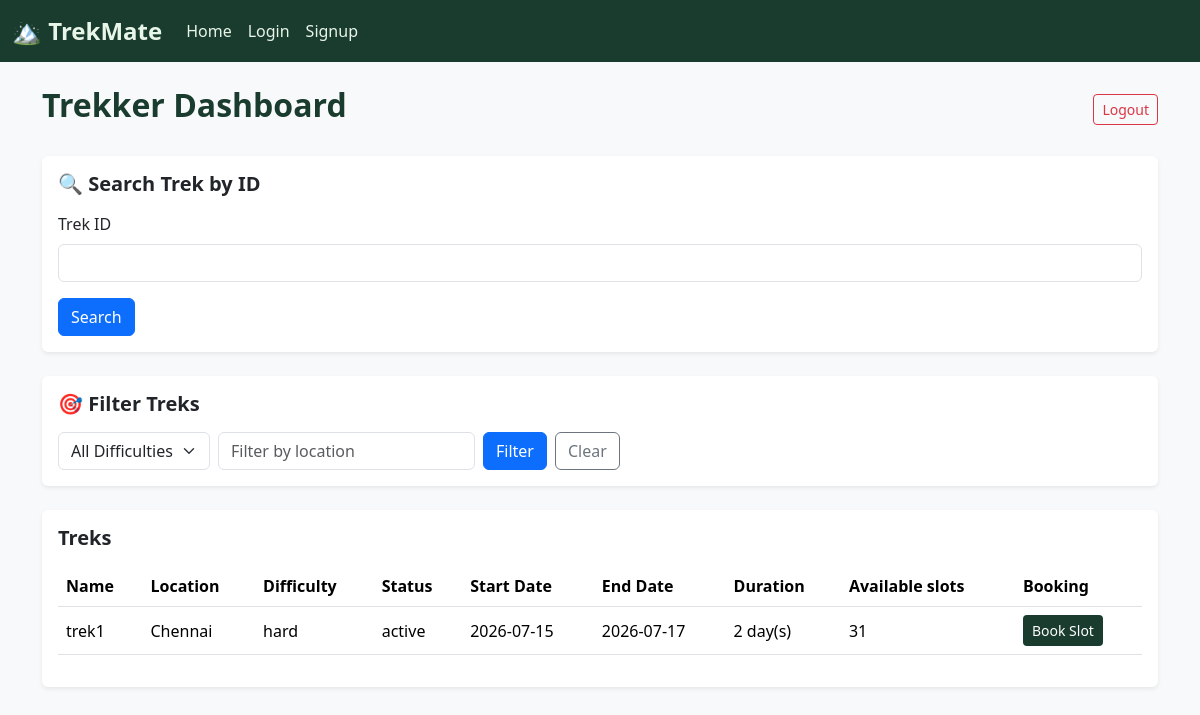
The app's page /user (signed in), older data.
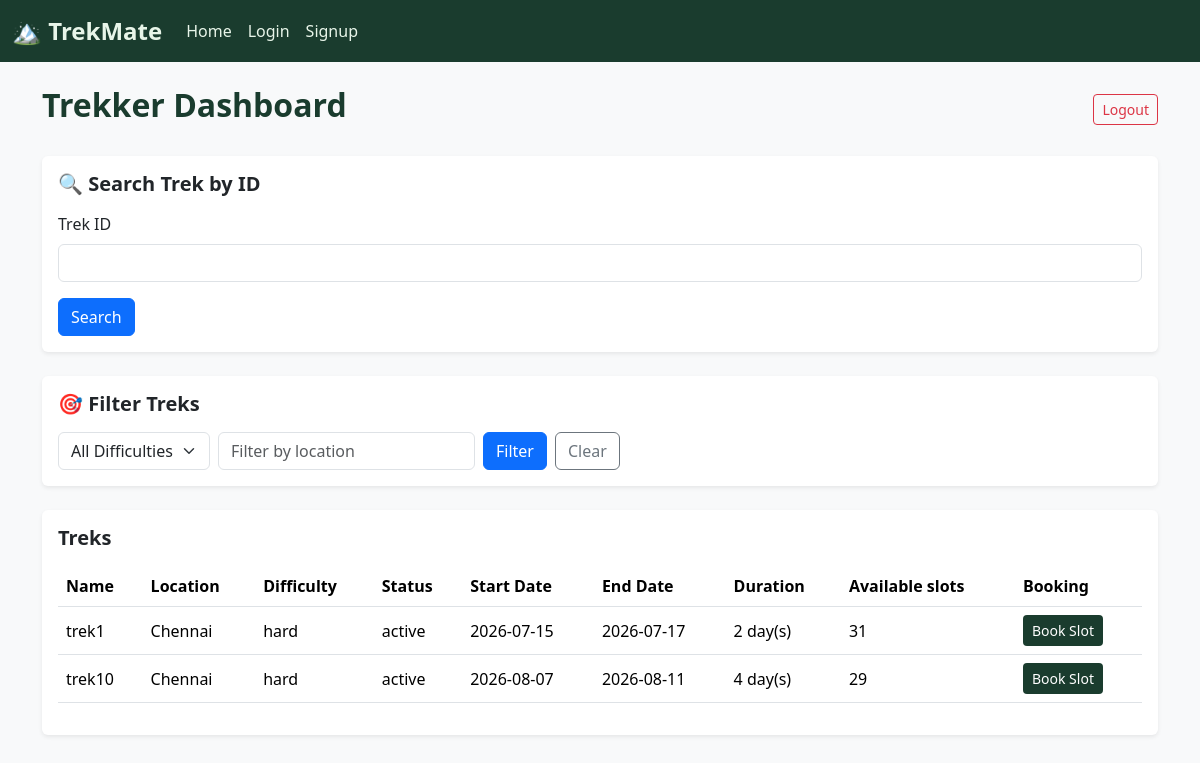
The same page, newer data.
### app.py (models this page shows, shortened)
class treks(db.Model):
    _id = db.Column("id", db.Integer, primary_key = True)
    name = db.Column("name", db.String(100), nullable = False)
    location = db.Column("location", db.String(100), nullable = False)
    difficulty = db.Column("difficulty", db.String(100))
    status = db.Column("status", db.String(100), default="open")                #active, closed, completed
    start_date = db.Column("start_date", db.Date)
    end_date = db.Column("end_date", db.Date)
    duration = db.Column("duration", db.Integer)
    total_slots = db.Column("total_slots", db.Integer)
    available_slots = db.Column("available_slots", db.Integer)
    assigned_staff_id = db.Column("assigned_staff_id", db.Integer, db.ForeignKey('staffs.id'))

### app.py (the view)
@app.route("/user")
def user_dashboard():
    if "user" in session:
        selected_difficulty = request.args.get("difficulty", "")
        selected_location = request.args.get("location", "")
        query = treks.query
        if selected_difficulty:
            query = query.filter_by(difficulty=selected_difficulty)
        if selected_location:
            query = query.filter(treks.location.ilike(f"%{selected_location}%"))
        all_treks = query.all()
        user_bookings = bookings.query.filter_by(user_id=session["user"], status="booked").all()
        booked_trek_ids = [i.trek_id for i in user_bookings]
        return render_template(
            "user.html",
            all_treks=all_treks,
            booked_trek_ids=booked_trek_ids,
            selected_difficulty=selected_difficulty,
            selected_location=selected_location
        )
    else:
        return redirect(url_for("login"))

### templates/user.html (shortened to what the changed rows need)
{% extends "base.html" %}
{% block content %}
    <div class="d-flex justify-content-between align-items-center mb-4">
        <h2 class="fw-bold" style="color:#1a3c2e;">Trekker Dashboard</h2>
    </div>
    {% if all_treks %}
        <div class="card border-0 shadow-sm mb-4 section-card">
            <div class="card-body">
                <div class="table-responsive">
                    <table class="table table-hover align-middle">
                        <tr>
                            <th>Name</th>
                            <th>Location</th>
                            <th>Difficulty</th>
                            <th>Status</th>
                            <th>Start Date</th>
                            <th>End Date</th>
                            <th>Duration</th>
                            <th>Available slots</th>
                            <th>Booking</th>
                        </tr>
                        {% for trek in all_treks %}
                            <tr>
                                <td>{{ trek.name }}</td>
                                <td>{{ trek.location }}</td>
                                <td>{{ trek.difficulty }}</td>
                                <td>{{ trek.status }}</td>
                                <td>{{ trek.start_date }}</td>
                                <td>{{ trek.end_date }}</td>
                                <td>{{ trek.duration }} day(s)</td>
                                <td>{{ trek.available_slots }}</td>
                                {% if trek._id in booked_trek_ids %}
                                    <td>
                                        <span class="badge bg-success">Booked</span>
                                        <form method="POST" action="{{ url_for('trek_cancelling', trek_id=trek._id) }}" class="d-inline">
                                            <button type="submit" class="btn btn-outline-danger btn-sm">Cancel</button>
                                        </form>
                                    </td>
                                {% elif trek.status == 'closed' %}
                                    <td><span class="badge bg-danger">Closed</span></td>
                                {% elif trek.available_slots <= 0 %}
                                    <td><span class="badge bg-warning text-dark">Full</span></td>
                                {% elif trek.status == 'completed' %}
                                    <td><span class="badge bg-secondary">Completed</span></td>
                                {% elif trek.status == 'active' %}
                                    <td>
                                        <form method="POST" action="{{ url_for('trek_booking', trek_id=trek._id) }}">
                                            <button type="submit" class="btn btn-sm" style="background-color:#1a3c2e; color:white;">Book Slot</button>
                                        </form>
                                    </td>
                                {% endif %}
                            </tr>
                        {% endfor %}
                    </table>
                </div>
            </div>
        </div>
    {% endif %}
{% endblock %}

Row changes from the older to the newer data that the page shows:
added treks: name "trek10", location "Chennai", difficulty "hard", status "active", start_date "2026-08-07", end_date "2026-08-11", duration "4", available_slots "29"
